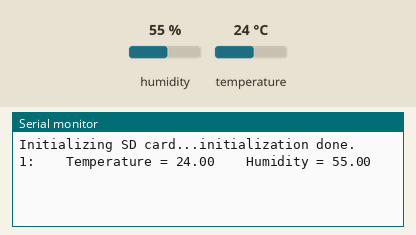
Simulated run of this sketch. Board: Arduino Uno, built with avr-gcc and run on an emulated ATmega328P. Parts: the last lines printed to the serial monitor. Inputs (shaded band) come from the test bench; at power-on: humidity 55 %, temperature 24 °C. Storage starts empty.

Above: at 3.2 s.
3.3 s: humidity set to 22 %
At 4.6 s:
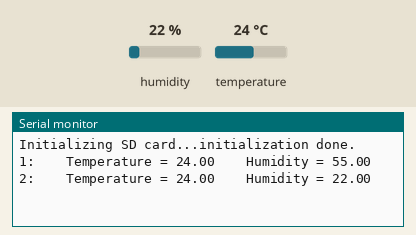
4.8 s: temperature set to 12 °C
At 6.0 s:
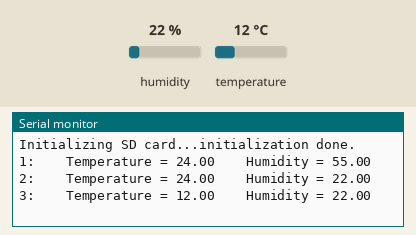
6.3 s: humidity set to 40 %
At 6.3 s:
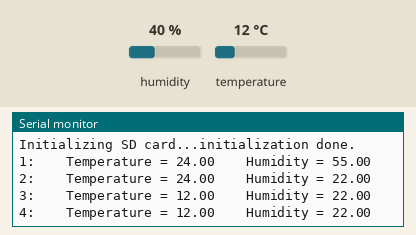
Timing chart, 0 to 9.3 s (numbered marks = the images above; inputs shaded):
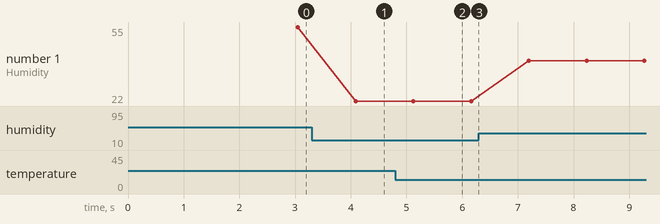

The sketch:

Cubesat_SD.ino
```cpp
#include <SPI.h>        // Include SPI library (needed for the SD card)
#include <SD.h>         // Include SD library
#include<dht.h>      // Include DHT sensor library

File dataFile;

          // DHT11 data pin is connected to Arduino pin 4
dht DHT;

#define DHT11_PIN 8

void setup() {
  // Open serial communications and wait for port to open:
  Serial.begin(9600);
  while (!Serial)
    ; // wait for serial port to connect. Needed for native USB port only
  Serial.print("Initializing SD card...");
  if (!SD.begin()) {
    Serial.println("initialization failed!");
    while (1);
  }
  Serial.println("initialization done.");
  delay(2000);
}

uint16_t line = 1;

void loop() {
  delay(1000);
  // Read humidity
 // byte RH = dht.readHumidity();
  //Read temperature in degree Celsius
  //byte Temp = dht.readTemperature();

  byte chk = DHT.read11(DHT11_PIN);


  dataFile = SD.open("DHT11Log.txt", FILE_WRITE);

  // if the file opened okay, write to it:
  if (dataFile) {
    Serial.print(line);
    Serial.print(":    Temperature = ");
    Serial.print(DHT.temperature);
    Serial.print("    Humidity = ");
    Serial.println(DHT.humidity);
    // Write data to SD card file (DHT11Log.txt)
    dataFile.print(line++);
    dataFile.print(":    Temperature = ");
    dataFile.print(DHT.temperature);
    dataFile.print("°C,    Humidity = ");
    dataFile.println(DHT.humidity);
    dataFile.close();

  }
  // if the file didn't open, print an error:
  else
    Serial.println("error opening DHT11Log.txt");
}
```

Measured:
- after the input at 3.3 s, the serial monitor: prints a new line after 0.79 s (image 1)
- after the input at 4.8 s, the serial monitor: prints a new line after 0.32 s (image 2)
- plotted number 1: 55 → 22 after the input at 3.3 s, 22 → 40 after the input at 6.3 s
